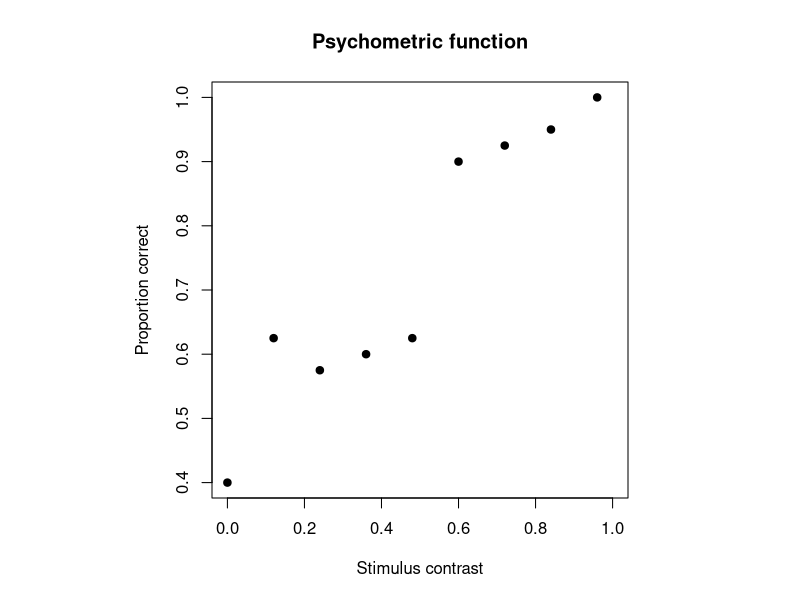

The R script that drew this image: (Note: this script raises an error after producing the figure.)
## ---- chunk 1
contrast <- seq(0, 1, 0.12)
n_trials <- rep(40, 9)
n_correct <- c(16, 25, 23, 24, 25, 36, 37, 38, 40)
prop_correct <- n_correct / n_trials

data <- data.frame(contrast, n_correct, n_trials, prop_correct)
data
## ---- chunk 2
old_par <- par(pty = "s")
plot(data$contrast, data$prop_correct, pch = 19,
     xlim = c(0, 1), ylim = c(0.4, 1),
     xlab = "Stimulus contrast", ylab = "Proportion correct",
     main = "Psychometric function")
par(old_par)
## ---- chunk 3
# Your code here:
# - psychometric_model <- function(alpha, beta, x) { ... } 
# - rmsd <- function(params, data) { ... }
# - try rmsd() on your own guess and 1-2 others, using data$contrast and data$prop_correct

## ---- chunk 4
# Your code here:
# - alpha_vals, beta_vals, grid <- expand.grid(...)
# - grid$rmsd <- apply(grid, 1, function(row) rmsd(row, data))
# - best <- grid[which.min(grid$rmsd), ]

## ---- chunk 5
# Your code here

## ---- chunk 6
# Your code here

## ---- chunk 7
# Your code here:
# - nll <- function(params, data) { ... } with predicted <- pmin(pmax(predicted, 1e-6), 1 - 1e-6)
# - fit_mle <- optim(par = c(alpha = 0.3, beta = 1), fn = nll, data = data)

## ---- chunk 8
set.seed(99)
contrast_sim <- seq(0, 1, 0.12)
true_alpha <- 0.5
true_beta  <- 2.5
p_true <- psychometric_model(true_alpha, true_beta, contrast_sim)

n_trials_sim <- rep(40, 9)
n_correct_sim <- rbinom(length(contrast_sim), n_trials_sim, p_true)
prop_correct_sim <- n_correct_sim / n_trials_sim

data_sim <- data.frame(contrast = contrast_sim, n_correct = n_correct_sim,
                        n_trials = n_trials_sim, prop_correct = prop_correct_sim)
data_sim
## ---- chunk 9
# Your code here

## ---- chunk 10
# Your code here

## ---- chunk 11
# Your code here:
# - plot(data_sim$contrast, data_sim$prop_correct, ...)
# - x_seq <- seq(0, 1, length.out = 200)
# - lines(x_seq, psychometric_model(fit_sim$par[1], fit_sim$par[2], x_seq), col = "blue")

## ---- chunk 12
# Your code here

## ---- chunk 13
# Your code here

## ---- chunk 14
# Your code here

## ---- chunk 15
# Your code here

## ---- chunk 16
# Your code here

## ---- chunk 17
time_days <- c(0, 1, 2, 4, 7, 14, 21, 30)
prop_recalled <- c(0.96, 0.88, 0.85, 0.76, 0.57, 0.35, 0.27, 0.14)

forgetting_data <- data.frame(time_days, prop_recalled)
forgetting_data
## ---- chunk 18
# Your code here

## ---- chunk 19
# Your code here

## ---- chunk 20
# Your code here

## ---- chunk 21
# Your code here:
# - t_08 <- log(fit_forgetting$par[1] / 0.8) / fit_forgetting$par[2]
